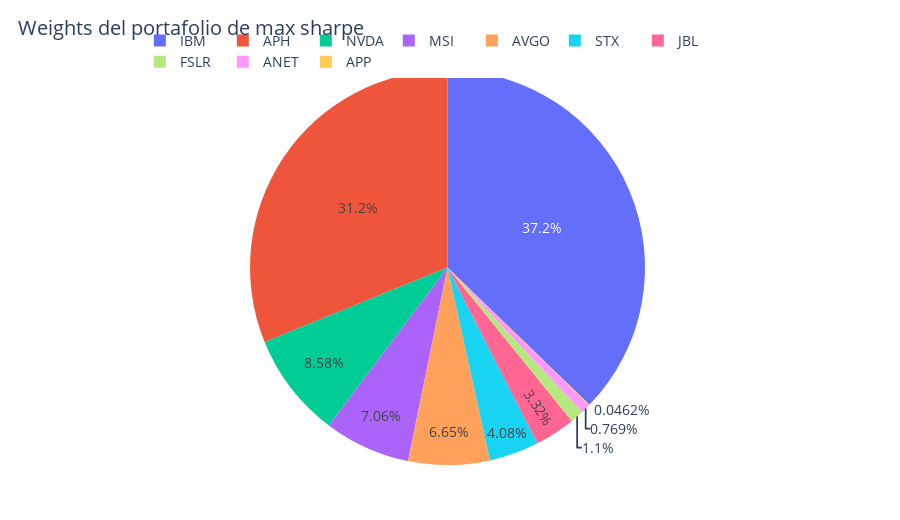

Source (notebook cell):
### Code cell
# visualizacion de los pesos de los portafolios
fig = px.pie(
    names=w_maxsh.index,
    values=w_maxsh.values,
    title="Weights del portafolio de max sharpe",
)
fig.show()

### Figure 1 — Plotly figure (JSON) as saved in the notebook; plotly's stock layout.template omitted (floating-point values rounded to 4 significant figures)
{"data": [{"domain": {"x": [0, 1], "y": [0, 1]}, "hovertemplate": "label=%{label}<br>value=%{value}<extra></extra>", "labels": ["IBM", "APH", "NVDA", "MSI", "AVGO", "STX", "JBL", "FSLR", "ANET", "APP"], "legendgroup": "", "name": "", "showlegend": true, "type": "pie", "values": [0.3724, 0.3116, 0.08585, 0.07057, 0.0665, 0.04078, 0.0332, 0.011, 0.007687, 0.0004617]}], "layout": {"height": 520, "legend": {"tracegroupgap": 0}, "title": {"text": "Weights del portafolio de max sharpe"}}}
